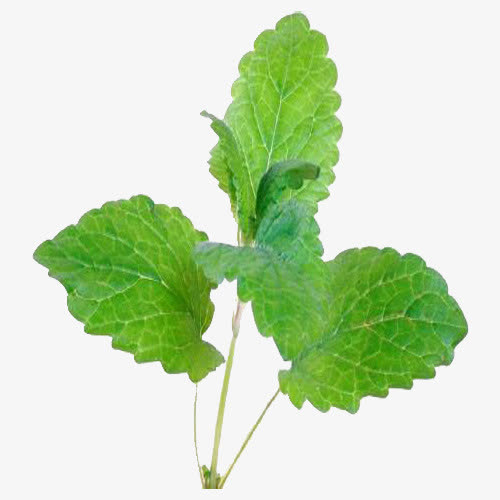
//> input picture HW6/圖.jpg, 500 x 500 px
$ ./Source   (built with g++ and OpenCV 4)
//> lines starting //> are read from the running program, lines starting //| are printed output that depends on the picture; after the words box and inside, x2 and y2 are one past the last pixel; in counts of white or black regions, pixels touching at a corner belong together
// ---------------------------------- - 【头文件包含部分】-------------------------------------- -
//     描述：包含程序所依赖的头文件
//----------------------------------------------------------------------------------------------
#include <opencv2/core/core.hpp>
#include<opencv2/highgui/highgui.hpp>
#include<opencv2/imgproc/imgproc.hpp>
#include <iostream>

//-----------------------------------【命名空间声明部分】---------------------------------------
//     描述：包含程序所使用的命名空间
//-----------------------------------------------------------------------------------------------
using namespace std;
using namespace cv;

int main()
{


	Mat image = imread("C:\\Users\\ASUS\\Desktop\\108-1\\影像辨識\\圖.jpg");
//> image is the input picture: 500 rows x 500 cols, CV_8UC3; mean B, G, R 189.7, 222.7, 203.2
	Mat g_src;//用高斯滤波降噪
	GaussianBlur(image, g_src, Size(3, 3), 0, 0);

	imshow("ORIGINAL", image);
	//imshow("Gaussian", g_src);

	//灰階
	Mat gray_image;
	cvtColor(g_src, gray_image, COLOR_RGB2GRAY);//灰度图像
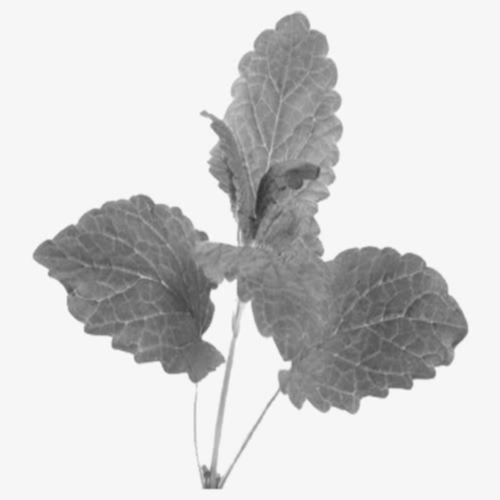
//> gray_image: 500 rows x 500 cols, CV_8UC1; min 51, max 250, mean 210.6


	Mat threshold_otsu;

	Mat canny_image;
	Canny(gray_image, canny_image, 50, 100, 3);
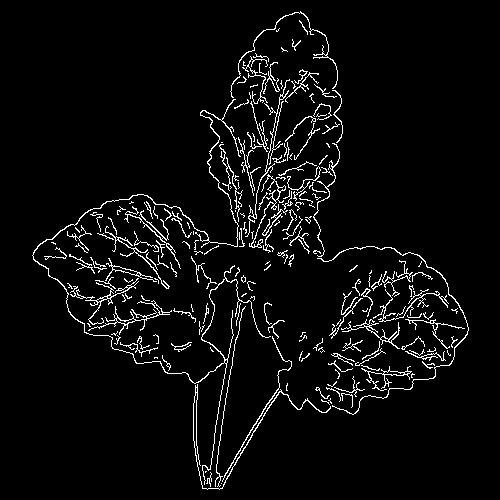
//> canny_image: 500 rows x 500 cols, CV_8UC1; 4.6% white in thin lines or dots, all inside (x1, y1, x2, y2) = (32, 11, 469, 490)
	threshold(gray_image, threshold_otsu, 220, 255, CV_THRESH_BINARY);
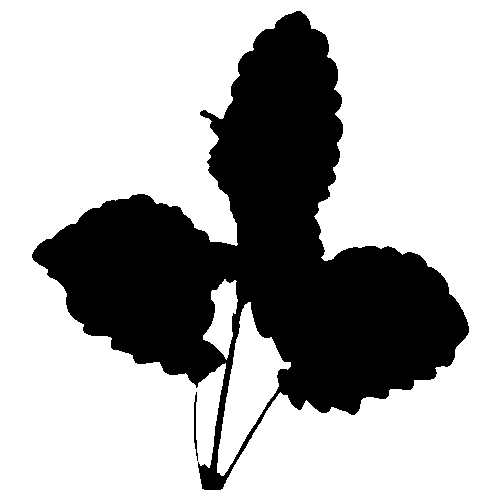
//> threshold_otsu: 500 rows x 500 cols, CV_8UC1; 69.2% white; 2 black regions, box (x1, y1, x2, y2) and area: (32, 11, 469, 490) 76896, (194, 392, 198, 461) 129
	imshow("灰階", gray_image);
	imshow("二值化", threshold_otsu);
	imshow("Canny", canny_image);
	Mat canny_dilate;
	Mat element = getStructuringElement(MORPH_RECT, Size(6, 6));
	 dilate(canny_image, canny_dilate, element);
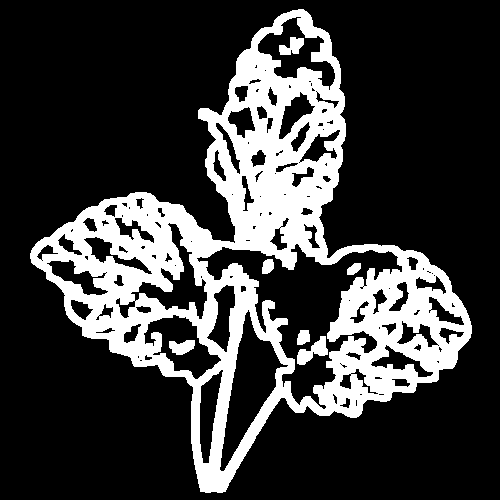
//> canny_dilate: 500 rows x 500 cols, CV_8UC1; 23.4% white; 7 white regions, largest, box (x1, y1, x2, y2) and area: (30, 9, 472, 493) 57121, (297, 336, 328, 365) 425, (279, 37, 304, 55) 284
	imshow("膨脹", canny_dilate);
	Mat out;


	morphologyEx(canny_image, out, MORPH_CLOSE, element);
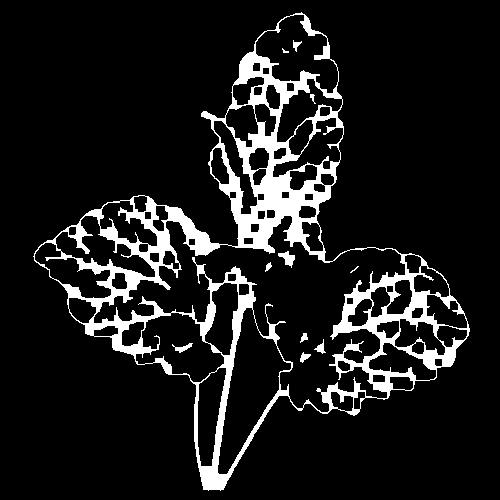
//> out: 500 rows x 500 cols, CV_8UC1; 10.8% white; 11 white regions (2 under 20 px), largest, box (x1, y1, x2, y2) and area: (33, 12, 470, 491) 26376, (278, 251, 295, 268) 140, (172, 343, 193, 353) 84
	imshow("close", out);


	waitKey();
	return 0;
}
// [92 lines of commented-out code are left out]
